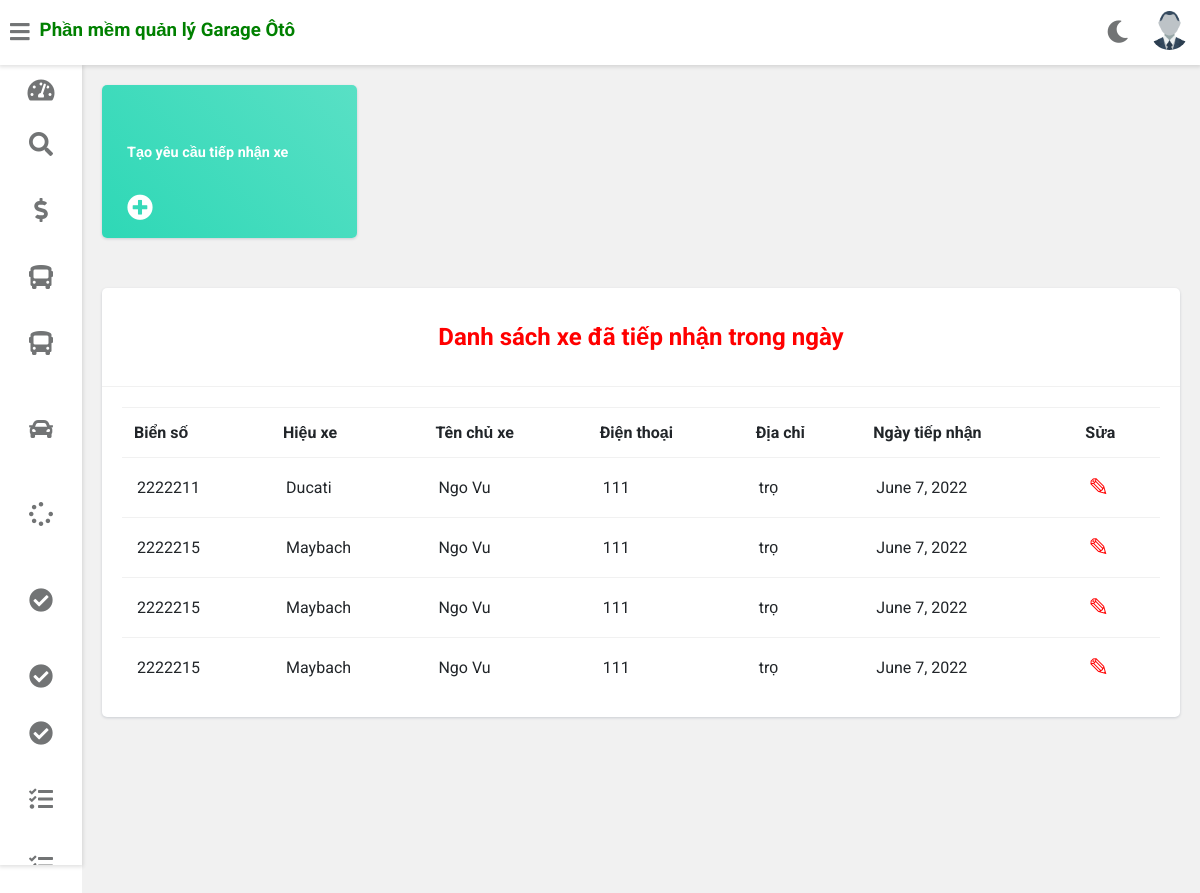
Page /tom/request (signed in) on the committed database.
### gara/models.py (models this page shows, shortened)
class PhieuTiepNhan(models.Model):
    maphieutiepnhan = models.AutoField(primary_key=True)
    tenchuxe = models.CharField(max_length=40,null=False)
    bienso = models.PositiveIntegerField(null=False)
    diachi = models.CharField(max_length=100,null=False)
    hieuxe = models.ForeignKey(HieuXe, on_delete=models.DO_NOTHING)
    dienthoai =  models.PositiveIntegerField(null=False)
    date=models.DateField(auto_now=True)

class HieuXe(models.Model):
    mahieuxe=models.AutoField(primary_key=True)
    tenhieuxe=models.CharField(max_length=30, unique=True)
    def __str__(self):
        return self.tenhieuxe

### gara/views.py (the view)
# urls.py: path('<username>/request',views.view_request,name='view-request'),
@login_required(login_url="/login")
def view_request(request, username):
    staff = Staff.objects.get(username=username)
    picture = '../' + staff.profile_pic.url
    enquiry=PhieuTiepNhan.objects.all().filter(date=date.today())
    return render(request,'gara/view_request.html', {'enquiries': enquiry, 'customer': staff, "picture": picture})

### templates/gara/view_request.html (shortened to what this page needs)
{% extends 'gara/customerbase.html' %}
{% block content %}
	<div class="wrapper">
		<div style="margin-left:0px;" class="container">
			<div class="row">
			  <div class="col-md-4 col-xl-3">
				<div class="card bg-c-green order-card">
					<div class="card-block">
					  <a href="../{{customer.username}}/add_request">
						<h6 class="m-b-20">Tạo yêu cầu tiếp nhận xe</h6>
					  </a>
					  <h2 class="text-right"><i class="fas fa-plus-circle f-left"></i></h2>
					  <br>
					</div>
				  </div>
			  </div>
			</div>
		</div>
		<div class="row">
			<div class="col-12 col-m-12 col-sm-12">
				<div class="card">
					<div class="card-header">
						<h2 style="color:red; text-align:center" >Danh sách xe đã tiếp nhận trong ngày</h2>
					</div>
					<div class="card-content">
						<table>
							<thead>
								<tr>
								<th>Biển số</th>
								<th>Hiệu xe</th>
								<th>Tên chủ xe</th>
								<th>Điện thoại</th>
								<th>Địa chỉ</th>
								<th>Ngày tiếp nhận</th>
                <th>Sửa</th>
								</tr>
							</thead>
							<tbody>
                {% for enq in enquiries %}
                <tr>
                  <td>{{enq.bienso}}</td>
                  <td>{{enq.hieuxe}}</td>
                  <td>{{enq.tenchuxe}}</td>
                  <td>{{enq.dienthoai}}</td>
                  <td>{{enq.diachi}}</td>
                  <td>{{enq.date}}</td>
                  <td><a  style="color:red; text-decoration:none;font-size:25px;" href="{% url 'gara:update_request' username=customer.username pk=enq.maphieutiepnhan %}">&#9998;</a></td>
                </tr>
                {% endfor %}
							</tbody>
						</table>
					</div>
				</div>
			</div>
		</div>
<br><br><br><br><br><br><br><br><br><br><br><br><br><br><br><br>
	</div>
{% endblock content %}

### templates/gara/customerbase.html (style rules this page uses)
a { text-decoration: none; }

### templates/gara/view_request.html (style rules this page uses)
a:link { text-decoration: none; }
h6 { color: white; font-size: 0.90em; }
.order-card { color: #fff; }
.bg-c-green { background: linear-gradient(45deg, #2ed8b6, #59e0c5); }
.card { border-radius: 5px; -webkit-box-shadow: 0 1px 2.94px 0.06px rgba(4, 26, 55, 0.16); box-shadow: 0 1px 2.94px 0.06px rgba(4, 26, 55, 0.16); border: none; margin-bottom: 30px; -webkit-transition: all 0.3s ease-in-out; transition: all 0.3s ease-in-out; }
.card .card-block { padding: 25px; }
.order-card i { font-size: 26px; }
.f-left { float: left; }
h6 { size:20; }

### rows in the picture
PhieuTiepNhan: bienso "2222211", hieuxe "Ducati", tenchuxe "Ngo Vu", dienthoai "111", diachi "trọ", date "June 7, 2022"
PhieuTiepNhan: bienso "2222215", hieuxe "Maybach", tenchuxe "Ngo Vu", dienthoai "111", diachi "trọ", date "June 7, 2022"
PhieuTiepNhan: bienso "2222215", hieuxe "Maybach", tenchuxe "Ngo Vu", dienthoai "111", diachi "trọ", date "June 7, 2022"
PhieuTiepNhan: bienso "2222215", hieuxe "Maybach", tenchuxe "Ngo Vu", dienthoai "111", diachi "trọ", date "June 7, 2022"
